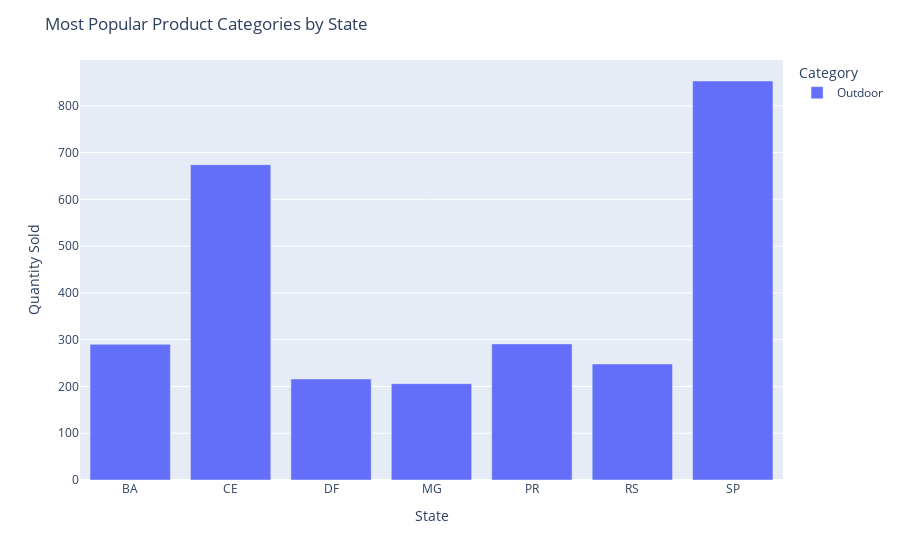

The cell this chart's notebook holds for it:
### Markdown cell above
### 1.7 Most Popular Product Categories by State

### Code cell
state_category = aggregated_data.groupby(["State", "CategoryName"])["Quantity"].sum().reset_index()
most_popular_categories = state_category.loc[state_category.groupby("State")["Quantity"].idxmax()]
fig = px.bar(most_popular_categories, x="State", y="Quantity", color="CategoryName", labels={"State": "State", "Quantity": "Quantity Sold", "CategoryName": "Category"})
fig.update_layout(title="Most Popular Product Categories by State")
fig.show()

### Figure 1 — Plotly figure (JSON) as saved in the notebook; plotly's stock layout.template omitted (floating-point values rounded to 4 significant figures)
{"data": [{"alignmentgroup": "True", "hovertemplate": "Category=Outdoor<br>State=%{x}<br>Quantity Sold=%{y}<extra></extra>", "legendgroup": "Outdoor", "marker": {"color": "#636efa", "pattern": {"shape": ""}}, "name": "Outdoor", "offsetgroup": "Outdoor", "orientation": "v", "showlegend": true, "textposition": "auto", "type": "bar", "x": ["BA", "CE", "DF", "MG", "PR", "RS", "SP"], "xaxis": "x", "y": [290, 674, 216, 206, 291, 248, 853], "yaxis": "y"}], "layout": {"barmode": "relative", "legend": {"title": {"text": "Category"}, "tracegroupgap": 0}, "margin": {"t": 60}, "title": {"text": "Most Popular Product Categories by State"}, "xaxis": {"anchor": "y", "domain": [0, 1], "title": {"text": "State"}}, "yaxis": {"anchor": "x", "domain": [0, 1], "title": {"text": "Quantity Sold"}}}}
